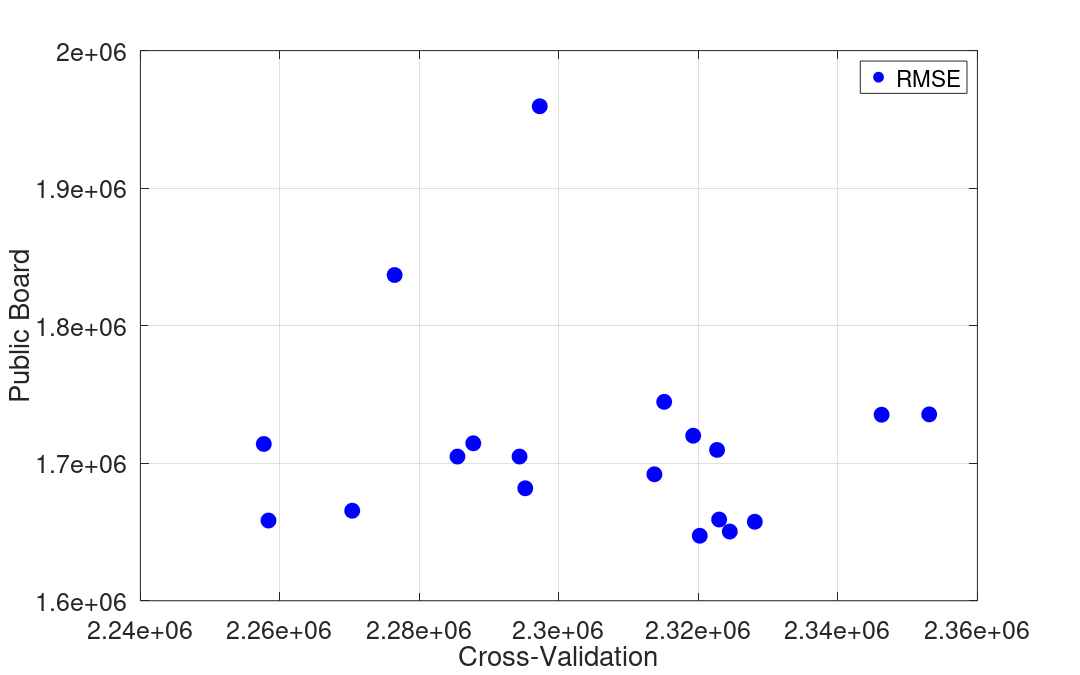

MATLAB code for this plot:
% #!/usr/bin/env octave -qf
% figure('visible','off');

f = figure;

s = load('scores.txt');
s = s;
plot(s(:,1), s(:,2), 'bo', 'MarkerSize', 12, 'MarkerFaceColor', 'b');

grid on;

% title('RMSE / 10^6 ', 'FontSize', 20, 'FontWeight', 'bold', 'FontName', 'Helvetica');
xlabel('Cross-Validation', 'FontSize', 20, 'FontName', 'Helvetica');
ylabel('Public Board', 'FontSize', 20, 'FontName', 'Helvetica');

h = legend('RMSE');

set(h, 'FontSize', 20, 'FontName', 'Helvetica');

ylim([1.6e6 2.0e6])

set(gca, 'FontSize', 20, 'FontName', 'Helvetica');

set(gcf,'paperposition',[0,0,8*1.5,5.0*1.5])

print('-depsc', '../figs/cv_pb_scores.eps');

corrcoef(s(:,1), s(:,2))

close(f);